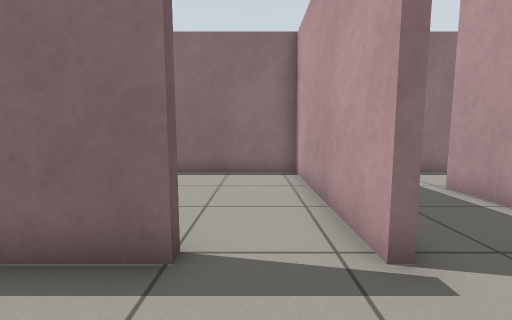
View 1 (above)

16 first-person views from a walk through a robot-simulator world made for Gazebo. The camera is 0.73 m above the floor, tilts 6° down and sees 90° across. The floor is counted in squares, 0.5 m on a side. Each view is taken from the middle of a square. On the plan, view 1 faces up. The plan holds only what a view shows up to about 13 squares ahead; the rest is blank.

View 2
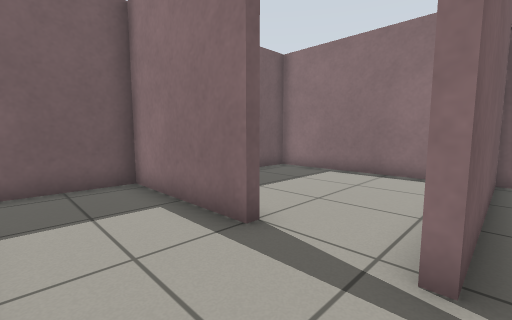

View 3
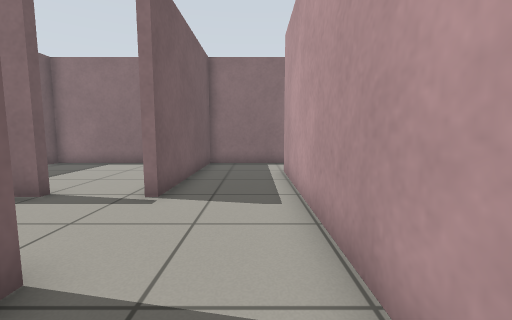

View 4
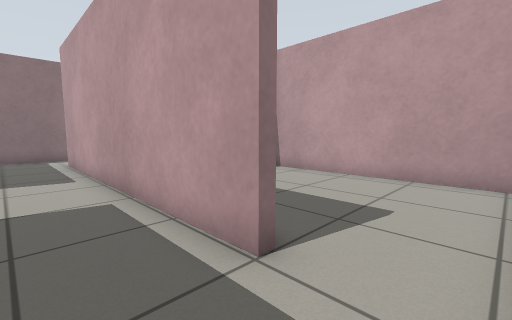

View 5
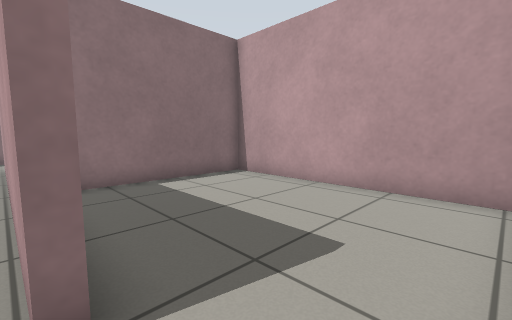

View 6
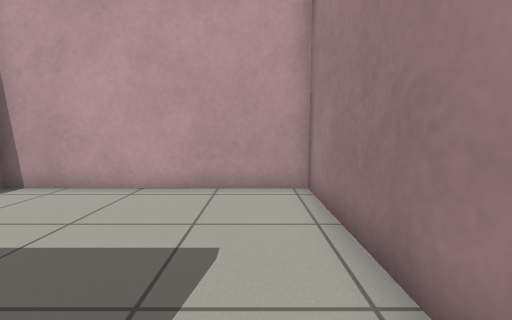

View 7
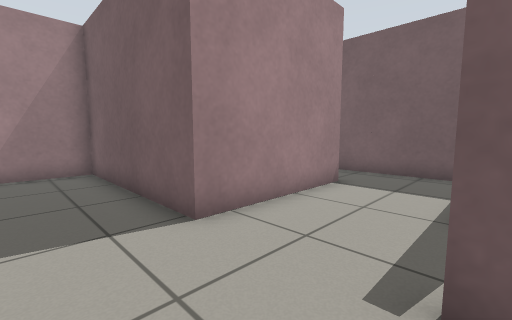

View 8
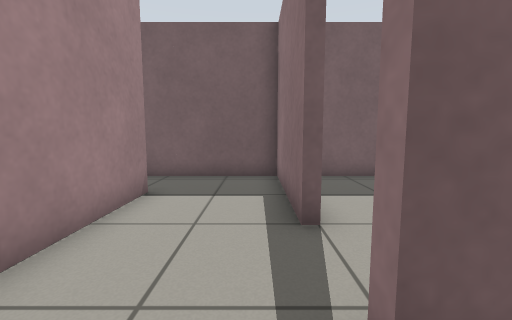

View 9
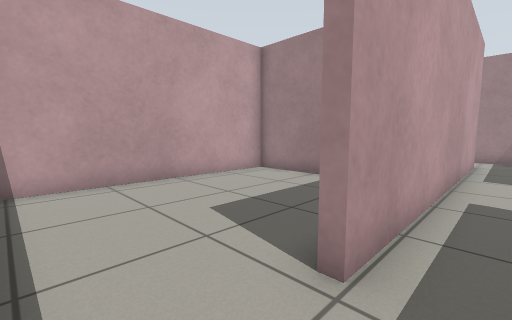

View 10
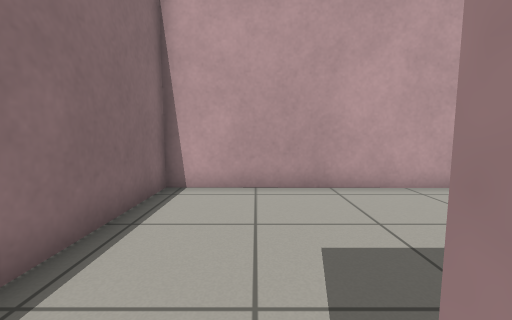

View 11
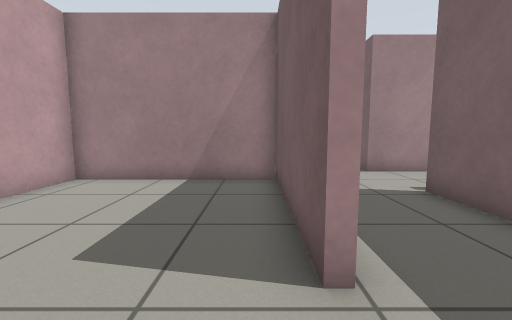

View 12
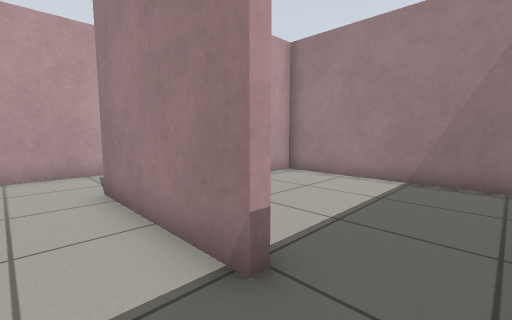

View 13
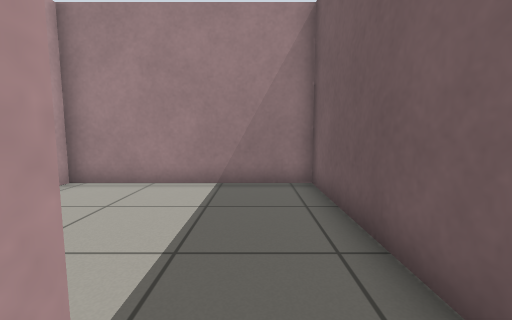

View 14
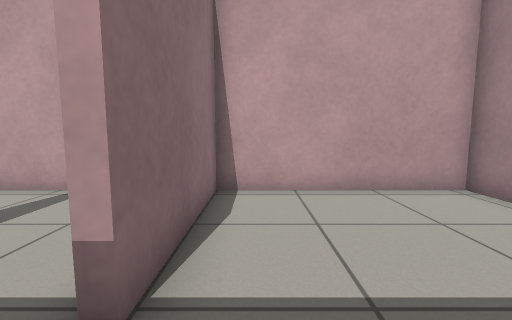

View 15
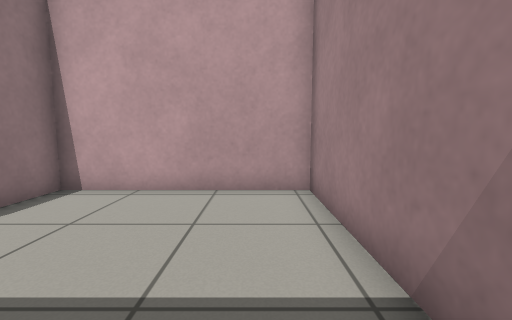

View 16
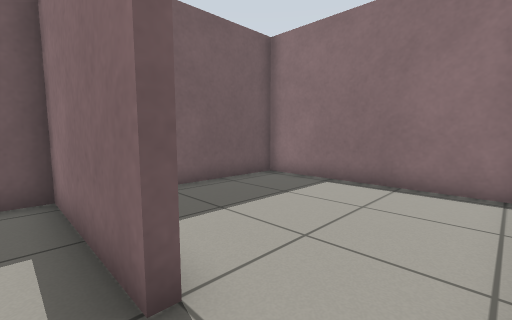

### Floor plan
Ten units are one square. View 1 is at (0, 0); x grows to the right and y downward. Boxes are objects, and circles mark ways between rooms. Rooms are numbered by the first view taken in them; rooms with no view inside come last. Other rooms are left out.
<svg viewBox="-61 -99 184 178">
<path fill="none" stroke="#000" d="M-33 7 18 7M-9 -31 -9 -27 -56 -27 -56 5M18 7 18 74 55 74M51 50 51 -67M56 -94 18 -94 18 -27 15 -27M54 -68 54 -10 117 -10 118 -94 56 -94M-56 5 -56 74 15 74 15 10 -32 10M55 74 117 74 117 -7 64 -7M15 -27 15 -94 -56 -94 -56 -42"/>
<circle cx="20" cy="-10" r="3" fill="#2a7"/>
<circle cx="-45" cy="10" r="3" fill="#2a7"/>
<circle cx="5" cy="-30" r="3" fill="#2a7"/>
<circle cx="50" cy="-80" r="3" fill="#2a7"/>
<circle cx="50" cy="60" r="3" fill="#2a7"/>
<text x="-20" y="-10">1</text>
<text x="40" y="-10">2</text>
<text x="80" y="-60">3</text>
<text x="-20" y="40">4</text>
<text x="80" y="30">5</text>
<text x="-20" y="-70">6</text>
</svg>
Room 1 opens to room 2. Room 1 opens to room 4. Room 1 opens to room 6. Room 2 opens to room 3. Room 2 opens to room 5.

Where each view was taken, in squares from view 1:
view 1: 0 up, 0 right, facing up
view 2: 0 up, 2 right, facing up-left
view 3: 3 down, 4 right, facing up
view 4: 7 down, 3 right, facing up-right
view 5: 7 down, 5 right, facing up-right
view 6: 6 down, 5 right, facing right
view 7: 3 up, 4 right, facing down-left
view 8: 2 up, 3 right, facing left
view 9: 9 up, 4 right, facing down-right
view 10: 7 up, 5 right, facing right
view 11: 9 up, 6 right, facing down
view 12: 1 up, 5 left, facing down-right
view 13: 0 up, 4 left, facing down
view 14: 2 down, 5 left, facing right
view 15: 6 down, 5 left, facing right
view 16: 2 up, 1 right, facing up-left
